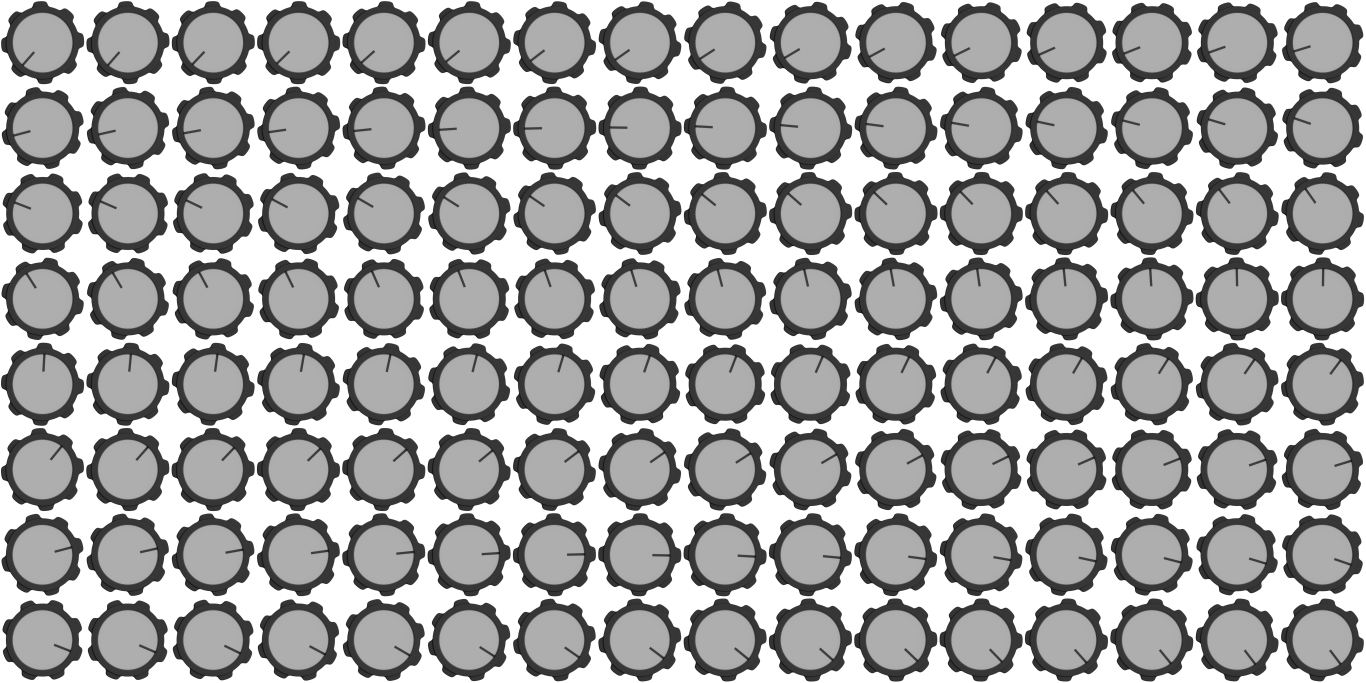
#> input picture assets/images/knob01.png, 4096 x 2048 px (shown at 1/3 size)
$ python make_atlas.py images/ knob01.png 128 16
#> lines starting #> are read from the running program, lines starting #| are printed output that depends on the picture
#!/usr/bin/env python3
"""
Stitches a PNG frame sequence into a 2-D sprite atlas (grid layout).
Usage:  python3 make_atlas.py <frames_dir> <output.png> [frame_size [cols]]
  frame_size : resize each frame to NxN pixels  (default: keep original)
  cols       : frames per row                   (default: 16)
  Example:  python3 make_atlas.py images/ knob01.png 128 16
Frames must be named so that alphabetical sort = correct order (e.g. 0001.png).
"""
import sys
import glob
import os
import math
from PIL import Image

def main():
    if len(sys.argv) < 3:
        print(__doc__)
        sys.exit(1)

    frames_dir = sys.argv[1]
    output     = sys.argv[2]
    frame_size = int(sys.argv[3]) if len(sys.argv) >= 4 else None
    cols       = int(sys.argv[4]) if len(sys.argv) >= 5 else 16

    paths = sorted(glob.glob(os.path.join(frames_dir, "*.png")))
    if not paths:
        print(f"No PNG files found in {frames_dir}")
        sys.exit(1)

    def load(path):
#> called with path = 'images/knob01.png'
        img = Image.open(path).convert("RGBA")
#> img is the input picture: PIL image 4096x2048 RGBA; mean R, G, B, A 80.2, 80.2, 80.2, 166.4
        if frame_size:
            img = img.resize((frame_size, frame_size), Image.LANCZOS)
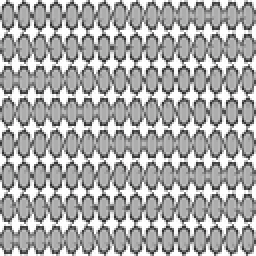
#> img: PIL image 128x128 RGBA (shown 2 times larger); mean R, G, B, A 90.1, 90.2, 90.1, 165; transparent parts drawn white
        return img

    imgs = [load(p) for p in paths]
#> imgs = 1 item
    fw, fh = imgs[0].size
#> fw = 128; fh = 128
    n    = len(imgs)
#> n = 1
    rows = math.ceil(n / cols)
#> rows = 1

    atlas = Image.new("RGBA", (fw * cols, fh * rows))
#> atlas: PIL image 2048x128 RGBA; every value is 0
    for i, img in enumerate(imgs):
        x = (i % cols) * fw
        y = (i // cols) * fh
        atlas.paste(img, (x, y))
#> this loop made 1 pass
#> (x, y) on pass 1: (0, 0)
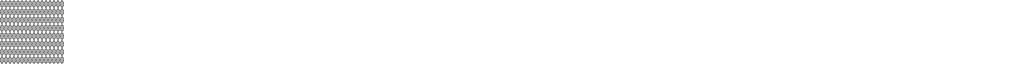
#> atlas: PIL image 2048x128 RGBA (shown at 1/2 size); mean R, G, B, A 5.6, 5.6, 5.6, 10.3; transparent parts drawn white

    atlas.save(output)
    print(f"Saved {output}  ({atlas.width}x{atlas.height}, {n} frames, grid {cols}x{rows} @ {fw}x{fh} each)")
#| Saved knob01.png  (2048x128, 1 frames, grid 16x1 @ 128x128 each)

if __name__ == "__main__":
    main()
